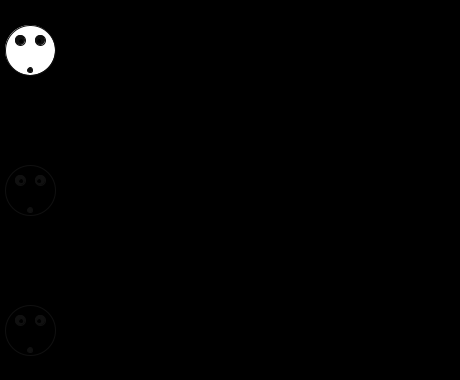
Frame 1 (no input)
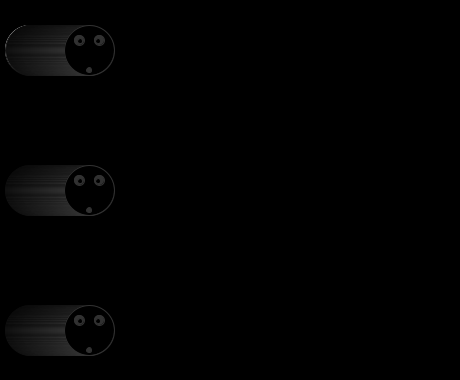
Frame 60 (the mouse pressed at the canvas centre just before this capture)
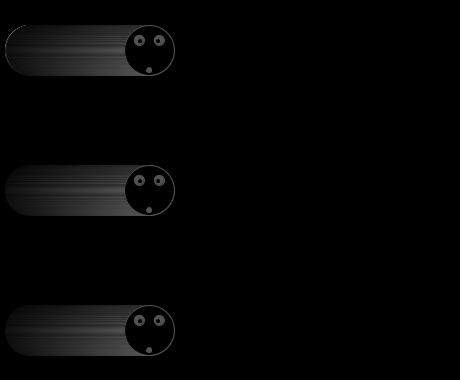
Frame 120 (the mouse held since frame 60 and released just before this capture)

The Processing sketch that drew these frames (run headless with seeded random() and noise(); from frame 60 on, the mouse is pressed at the canvas centre):

// Processing sketch: L001pupiniInSerieLunaNera
// ── L001pupiniInSerieLunaNera.pde
int x = 30; // NOTA: non farlo partire da 0 altrimenti si blocca, perche' ci ho messo un controllo
          //       per far restare tutto il volto sempre tutto all'interno dello schermo
int vel = 1;
final int raggioFaccia = 50;

void setup()
{
  size(460, 380);
  background(0);
  color(0, 255);
}

void draw()
{
  disegnaSerie(); // ho creato una funzione apposta per radunare le varie chiamate a pupino,
                  // lasciando il main piu' pulito
  x = prossimaX(x);
}

void disegnaSerie()
{
  pupino2(x, 50);
  pupino2(x, height/2); // ora è chiara la potenza della funzione !
  pupino2(x, height-50); // per disegnare un pupino mi basta 1 riga di codice, anziche 4 !
}

int prossimaX(int xVecchia)
{
  if ( ( xVecchia > (width - raggioFaccia/2) ) || ( xVecchia < raggioFaccia/2 ) )
  {  
    vel = -vel;
  }
  //il nuovo valore della posizione orizz.
  return xVecchia + vel;
}

// x ed y sono le coordinate del centro del pupino 
void pupino(int x, int y)
{
  // ATTENZIONE: i valori dovrebbero andare da 0 a 255,
  //             per le funzioni stroke e fill !
  //             Ho risolto con questa modifica, oppure trovi un'altra modifica in pupino2
  stroke(x%255, y%255);
  ellipse(x, y, 50, 50); // faccia
  fill((x+1)%255);
  ellipse(x-10, y-10, 10, 10); // occhio sinistro
  fill((x+1)%255);
  ellipse(x+10, y-10, 10, 10); // occhio destro
  fill((x+1)%255);
  ellipse(x, y+20, 5, 5); // bocca
  fill(0);
  ellipse(x-9, y-9, 5, 5);//pupilla sx
  ellipse(x+9, y-9, 5, 5);//pupilla dx
}

void pupino2(int x, int y)
{
  // Ti consiglio questo approccio: la funzione map
  // estende (o contrae) il range espresso dai primi 2 numeri dopo la x,
  // trasformandolo nel range espresso dagli ultimi 2 parametri !
  // In questo caso, map estende il valore di x, che sara' di base da 0 a width,
  // in un valore plausibile della scala di grigi, cioe' un valore da 0 a 255.
  // Map e' la mia funzione preferita di Processing, credo !
  // Trovi di piu' su map, nella reference - ovviamente !
  int grigio = (int)map(x, 0, width, 0, 255);
  stroke(grigio);
  ellipse(x, y, raggioFaccia, raggioFaccia); // faccia
  fill(grigio);
  ellipse(x-10, y-10, 10, 10); // occhio sinistro
  fill(grigio);
  ellipse(x+10, y-10, 10, 10); // occhio destro
  fill(grigio);
  ellipse(x, y+20, 5, 5); // bocca
  fill(0);
  ellipse(x-9, y-9, 5, 5);//pupilla sx
  ellipse(x+9, y-9, 5, 5);//pupilla dx
}

//se clicchi sulla finestra il background cambia colore
void mousePressed()
{
  // interessante e divertente questa scelta per il colore di background ! Bravo !
  background(color(mouseX, 0, mouseY, 3));
}
